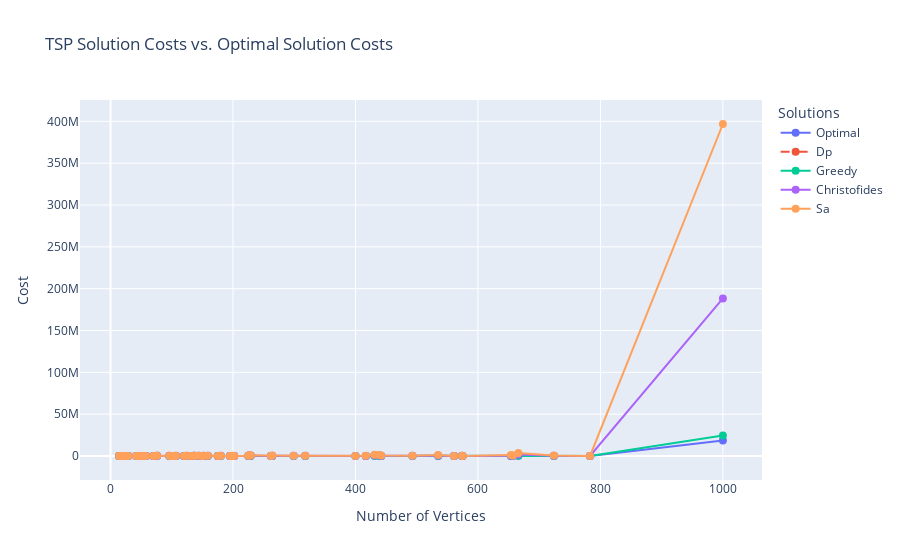

Write notebook code for a chart like this one.
### Markdown cell above
## Cost Analysis

### Code cell
# Prepare data for the plot
costs = ['optimal_cost', *(map(lambda solution: f'{solution}_cost', ALL_SOLUTIONS))]
legend = ['Optimal', *(map(lambda solution: solution.capitalize(), ALL_SOLUTIONS))]

# Create a new DataFrame to store the averaged results
averaged_data = df_loaded.groupby('number_of_vertices', as_index=False).mean(numeric_only=True)

# Create a Plotly figure
fig = go.Figure()

# Add traces for each solution's cost
for idx, cost in enumerate(costs):
	# Directly use the averaged cost values
	y_values = averaged_data[cost]

	# Create a scatter plot with lines connecting the points
	fig.add_trace(go.Scatter(
		x=averaged_data['number_of_vertices'],
		y=y_values,
		mode='lines+markers',
		name=legend[idx],
		line=dict(dash='dash' if 'Dp' in legend[idx] else 'solid'),  # Dashed line for DP
		marker=dict(size=8),
		connectgaps=True  # This option connects gaps in data points
	))

# Update layout
fig.update_layout(
	title='TSP Solution Costs vs. Optimal Solution Costs',
	xaxis_title='Number of Vertices',
	yaxis_title='Cost',
	legend_title='Solutions',
	hovermode='x unified',  # Show hover information for all traces at x
)

# Show the plot
fig.show()

### Figure 1 — Plotly figure (JSON) as saved in the notebook; plotly's stock layout.template omitted (floating-point values rounded to 4 significant figures)
{"data": [{"connectgaps": true, "line": {"dash": "solid"}, "marker": {"size": 8}, "mode": "lines+markers", "name": "Optimal", "type": "scatter", "x": [14, 16, 17, 21, 22, 24, 29, 42, 48, 52, 58, 70, 76, 96, 99, 100, 101, 105, 107, 120, 124, 130, 136, 137, 144, 150, 152, 159, 175, 180, 195, 198, 200, 202, 225, 226, 229, 262, 264, 299, 318, 400, 417, 431, 439, 442, 493, 535, 561, 574, 575, 654, 657, 666, 724, 783, 1000], "y": [3323, 6859, 1062, 2707, 7013, 1272, 1815, 986, 9045, 7542, 25395, 675, 108159, 55209, 1211, 19240.0, 629, 14379, 44303, 6942, 59030, 6110, 96772, 69853, 58537, 19730.0, 73682, 42080, 21407, 1950, 2323, 15780, 29400.0, 40160, 65280.0, 80369, 134602, 2378, 49135, 48191, 42029, 15281, 11861, 171414, 107217, 50778, 35002, 125400.0, 2763, 36905, 6773, 34643, 48912, 294358, 41910, 8806, 18659688]}, {"connectgaps": true, "line": {"dash": "dash"}, "marker": {"size": 8}, "mode": "lines+markers", "name": "Dp", "type": "scatter", "x": [14, 16, 17, 21, 22, 24, 29, 42, 48, 52, 58, 70, 76, 96, 99, 100, 101, 105, 107, 120, 124, 130, 136, 137, 144, 150, 152, 159, 175, 180, 195, 198, 200, 202, 225, 226, 229, 262, 264, 299, 318, 400, 417, 431, 439, 442, 493, 535, 561, 574, 575, 654, 657, 666, 724, 783, 1000], "y": [3323, 6859, 1062, null, null, null, null, null, null, null, null, null, null, null, null, null, null, null, null, null, null, null, null, null, null, null, null, null, null, null, null, null, null, null, null, null, null, null, null, null, null, null, null, null, null, null, null, null, null, null, null, null, null, null, null, null, null]}, {"connectgaps": true, "line": {"dash": "solid"}, "marker": {"size": 8}, "mode": "lines+markers", "name": "Greedy", "type": "scatter", "x": [14, 16, 17, 21, 22, 24, 29, 42, 48, 52, 58, 70, 76, 96, 99, 100, 101, 105, 107, 120, 124, 130, 136, 137, 144, 150, 152, 159, 175, 180, 195, 198, 200, 202, 225, 226, 229, 262, 264, 299, 318, 400, 417, 431, 439, 442, 493, 535, 561, 574, 575, 654, 657, 666, 724, 783, 1000], "y": [4048, 9988, 1140.0, 3333, 10586, 1553, 2132.0, 1293, 10710.0, 8981.0, 30774, 805.5, 153500.0, 70916, 1565.0, 24470.0, 825.2, 20360.0, 46680.0, 9351, 69300.0, 7575.0, 120800.0, 93912, 61650.0, 24880.0, 85700.0, 54670.0, 22263, 12360, 2762.0, 18620.0, 36390.0, 49336, 78660.0, 94690.0, 162430, 3241.0, 58020.0, 59900.0, 54030.0, 19170.0, 15110.0, 210069, 131300.0, 61980.0, 43650.0, 151600.0, 3422, 46880.0, 8449.0, 43410.0, 62180.0, 366962, 55220.0, 11260.0, 24630000.0]}, {"connectgaps": true, "line": {"dash": "solid"}, "marker": {"size": 8}, "mode": "lines+markers", "name": "Christofides", "type": "scatter", "x": [14, 16, 17, 21, 22, 24, 29, 42, 48, 52, 58, 70, 76, 96, 99, 100, 101, 105, 107, 120, 124, 130, 136, 137, 144, 150, 152, 159, 175, 180, 195, 198, 200, 202, 225, 226, 229, 262, 264, 299, 318, 400, 417, 431, 439, 442, 493, 535, 561, 574, 575, 654, 657, 666, 724, 783, 1000], "y": [5413, 8235, 1698.0, 4407, 10283, 2353, 3797, 2219, 22510, 16350.0, 55149, 1948.0, 235500.0, 163176, 3840.0, 64870.0, 1993.0, 47460.0, 240000.0, 27622, 178700.0, 17840.0, 260300.0, 206471, 154700.0, 85280.0, 160600.0, 166000.0, 32169, 204950, 8633.0, 72190.0, 140000.0, 128723, 174800.0, 497100.0, 561390, 10750.0, 312500.0, 262400.0, 218800.0, 83550.0, 123800.0, 968337, 510900.0, 296400.0, 162000.0, 661400.0, 14917, 235000.0, 43810.0, 316400.0, 290300.0, 1750465, 309500.0, 68190.0, 188400000.0]}, {"connectgaps": true, "line": {"dash": "solid"}, "marker": {"size": 8}, "mode": "lines+markers", "name": "Sa", "type": "scatter", "x": [14, 16, 17, 21, 22, 24, 29, 42, 48, 52, 58, 70, 76, 96, 99, 100, 101, 105, 107, 120, 124, 130, 136, 137, 144, 150, 152, 159, 175, 180, 195, 198, 200, 202, 225, 226, 229, 262, 264, 299, 318, 400, 417, 431, 439, 442, 493, 535, 561, 574, 575, 654, 657, 666, 724, 783, 1000], "y": [3336, 6974, 1104.0, 3420, 7500, 1658, 2556.0, 1714.0, 15200, 12180.0, 45576, 1741.0, 246800.0, 159546, 4094.0, 63120.0, 1937.0, 50790.0, 194800.0, 23754, 310900.0, 23620.0, 364400.0, 276542, 360400.0, 86580.0, 448600.0, 199500.0, 35849, 211940, 11210.0, 82810.0, 166400.0, 148913, 423000.0, 798700.0, 692925, 15900.0, 543500.0, 401700.0, 327700.0, 132800.0, 255400.0, 1438007, 1098000.0, 468100.0, 279300.0, 1228629, 26206, 436000.0, 75390.0, 1130000.0, 552100.0, 3519361, 595700.0, 122000.0, 396900000.0]}], "layout": {"hovermode": "x unified", "legend": {"title": {"text": "Solutions"}}, "title": {"text": "TSP Solution Costs vs. Optimal Solution Costs"}, "xaxis": {"title": {"text": "Number of Vertices"}}, "yaxis": {"title": {"text": "Cost"}}}}
